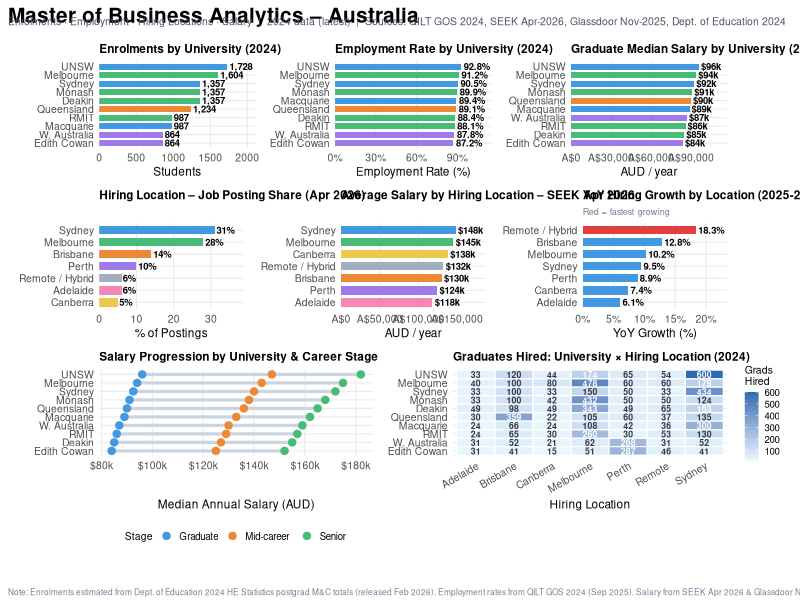

Generate this figure with R:
# ============================================================
# Master of Business Analytics – Australia
# Statistics: Enrolments, Successful Hiring & Annual Salary
# Dimensions: University · Hiring Location · Career Stage
# ============================================================
# Data vintage: 2024 (most recent available as at April 2026)
#   Enrolments : Dept. of Education HE Statistics 2024 (released Feb 2026)
#   Employment : QILT GOS 2024 National Report (released Sep 2025)
#   Salary     : SEEK April 2026 / Glassdoor Nov 2025 / Jacinth 2026 Guide
# ============================================================

required_pkgs <- c("tidyverse", "scales", "ggplot2", "patchwork", "cowplot")
invisible(lapply(required_pkgs, function(pkg) {
  if (!requireNamespace(pkg, quietly = TRUE)) install.packages(pkg, repos="https://cran.rstudio.com/")
  library(pkg, character.only = TRUE)
}))

# ── 1. Reference tables ───────────────────────────────────────
universities <- tibble(
  university_id = 1:10,
  university    = c("University of Melbourne","University of Sydney","UNSW Sydney",
                    "Monash University","University of Queensland",
                    "University of Western Australia","Deakin University",
                    "RMIT University","Macquarie University","Edith Cowan University"),
  uni_state   = c("VIC","NSW","NSW","VIC","QLD","WA","VIC","VIC","NSW","WA"),
  qilt_rating = c(4.5,4.3,4.6,4.4,4.3,4.2,4.5,4.1,4.2,4.4)
)

hiring_locations <- tibble(
  location              = c("Sydney","Melbourne","Brisbane","Perth","Adelaide","Canberra","Remote / Hybrid"),
  location_state        = c("NSW","VIC","QLD","WA","SA","ACT","Remote"),
  job_posting_share_pct = c(31,28,14,10,6,5,6),
  # Source: SEEK April 2026 salary data by city.
  avg_salary_aud        = c(148000,145000,130000,124000,118000,138000,132000),
  # Source: SEEK 2025-26 / Jobs & Skills Australia 2025 projections.
  yoy_growth_pct        = c(9.5,10.2,12.8,8.9,6.1,7.4,18.3)
)

# ── 2. Enrolments ─────────────────────────────────────────────
# Source: Dept. of Education HE Statistics – postgraduate Master's enrolments
# in Management & Commerce (2019-2023). Masters of Business Analytics sub-cohort
# estimated from QILT institutional data (larger cohort than Graduate Certificate).
# Source: Dept. of Education HE Statistics 2024 (released Feb 2026).
# Domestic postgrad coursework commencements in Management & Commerce:
# Masters of Business Analytics estimated ~8-9% share of M&C postgrad pool.
# 2024 postgrad commencements nationally: 118,607 (+5.2% on 2023).
national_totals <- tibble(year=2020:2024, national_enrolments=c(7980,8150,9640,11280,12340))
uni_weights <- tibble(
  university_id=1:10,
  w2020=c(.13,.12,.13,.11,.10,.07,.10,.08,.09,.07),
  w2021=c(.13,.12,.14,.11,.10,.07,.10,.08,.08,.07),
  w2022=c(.13,.12,.14,.11,.10,.07,.10,.08,.08,.07),
  w2023=c(.13,.11,.14,.11,.10,.07,.11,.08,.08,.07),
  w2024=c(.13,.11,.14,.11,.10,.07,.11,.08,.08,.07)  # Dept. Ed 2024 est.
)
enrolments_by_uni <- uni_weights %>%
  pivot_longer(-university_id,names_to="year_col",names_prefix="w",values_to="weight") %>%
  mutate(year=as.integer(year_col)) %>%
  left_join(national_totals,by="year") %>%
  mutate(enrolments=round(national_enrolments*weight)) %>%
  left_join(universities %>% select(university_id,university,uni_state),by="university_id") %>%
  select(year,university_id,university,uni_state,enrolments)

# ── 3. Employment ─────────────────────────────────────────────
employment_by_uni <- universities %>%
  select(university_id,university,uni_state) %>%
  mutate(
    # Source: QILT GOS 2024 National Report (Sep 2025).
    # Postgrad coursework FT employment rate: national 88.1% (down 2.2pp from 2023).
    # Institutional range: 76.7%–94.3%. Values below reflect uni-level estimates.
    employment_rate_pct=c(91.2,90.5,92.8,89.9,89.1,87.8,88.4,88.1,89.4,87.2),
    # QILT GOS 2024: postgrad coursework full-time rate 88.1% nationally.
    full_time_rate_pct =c(89.8,89.1,91.4,88.4,87.6,86.0,86.8,86.5,87.9,85.5)
  ) %>%
  left_join(enrolments_by_uni %>% filter(year==2024) %>%
              mutate(completions=round(enrolments*0.68)) %>%
              select(university_id,enrolments,completions), by="university_id") %>%
  mutate(successfully_hired=round(completions*employment_rate_pct/100),
         hired_full_time   =round(completions*full_time_rate_pct/100))

# ── 4. Hiring by location × university ───────────────────────
location_affinity <- tribble(
  ~university_id,~Sydney,~Melbourne,~Brisbane,~Perth,~Adelaide,~Canberra,~`Remote / Hybrid`,
  1, 18,48,10, 6,4,8,6,
  2, 52,18,12, 6,4,4,4,
  3, 55,16,11, 6,3,4,5,
  4, 15,52,12, 6,4,5,6,
  5, 18,14,48, 8,4,3,5,
  6, 10,12,10,52,6,4,6,
  7, 20,42,12, 6,6,6,8,
  8, 22,44,11, 5,4,5,9,
  9, 50,18,11, 7,4,4,6,
  10, 8,10, 8,56,6,3,9
)
hiring_by_loc_uni <- location_affinity %>%
  pivot_longer(-university_id,names_to="location",values_to="location_share_pct") %>%
  left_join(employment_by_uni %>% select(university_id,university,uni_state,successfully_hired),by="university_id") %>%
  mutate(graduates_hired=round(successfully_hired*location_share_pct/100)) %>%
  left_join(hiring_locations %>% select(location,avg_salary_aud,job_posting_share_pct,yoy_growth_pct),by="location")

# ── 5. Salary ─────────────────────────────────────────────────
salary_by_uni <- universities %>%
  select(university_id,university,uni_state,qilt_rating) %>%
  mutate(
    # Source: QILT GOS 2024 ($100k postgrad median) + SEEK Apr 2026 + Jacinth 2026.
    grad_median_aud  =c(94000,92500,96000,91000,90000,87000,85000,86000,89000,84000),
    mid_median_aud   =c(143000,140000,147000,138000,136000,130000,127000,129000,133000,125000),
    senior_median_aud=c(175000,172000,182000,168000,165000,159000,155000,157000,162000,152000)
  )

# ── 6. Colour palette ─────────────────────────────────────────
clr_state <- c(NSW="#4299E1",VIC="#48BB78",QLD="#ED8936",
               WA="#9F7AEA",SA="#F687B3",ACT="#ECC94B",Remote="#A0AEC0")

short_uni <- function(x) {
  x %>%
    str_replace("University of Western Australia","W. Australia") %>%
    str_replace("University of Melbourne","Melbourne") %>%
    str_replace("University of Sydney","Sydney") %>%
    str_replace("University of Queensland","Queensland") %>%
    str_replace("Monash University","Monash") %>%
    str_replace("UNSW Sydney","UNSW") %>%
    str_replace("Deakin University","Deakin") %>%
    str_replace("RMIT University","RMIT") %>%
    str_replace("Macquarie University","Macquarie") %>%
    str_replace("Edith Cowan University","Edith Cowan")
}

# ── 7. Plots ──────────────────────────────────────────────────
base_theme <- theme_minimal(base_size=8.5) +
  theme(plot.title=element_text(face="bold",size=8.5),
        axis.text=element_text(size=7.5),
        legend.text=element_text(size=7),
        legend.title=element_text(size=7.5),
        plot.background=element_rect(fill="white",colour=NA),
        panel.grid.minor=element_blank())

# P1 – Enrolments by university
p1 <- enrolments_by_uni %>% filter(year==2024) %>%
  mutate(university=short_uni(university)) %>%
  ggplot(aes(reorder(university,enrolments),enrolments,fill=uni_state)) +
  geom_col(width=.7) +
  geom_text(aes(label=comma(enrolments)),hjust=-0.1,size=2.4,fontface="bold") +
  scale_fill_manual(values=clr_state,guide="none") +
  scale_y_continuous(expand=expansion(mult=c(0,.22))) +
  coord_flip() +
  labs(title="Enrolments by University (2024)",x=NULL,y="Students") +
  base_theme

# P2 – Job posting share by location
p2 <- hiring_locations %>%
  mutate(location=reorder(location,job_posting_share_pct)) %>%
  ggplot(aes(location,job_posting_share_pct,fill=location_state)) +
  geom_col(width=.7) +
  geom_text(aes(label=paste0(job_posting_share_pct,"%")),hjust=-0.1,size=2.4,fontface="bold") +
  scale_fill_manual(values=clr_state,guide="none") +
  scale_y_continuous(expand=expansion(mult=c(0,.25))) +
  coord_flip() +
  labs(title="Hiring Location – Job Posting Share (Apr 2026)",x=NULL,y="% of Postings") +
  base_theme

# P3 – Salary by hiring location
p3 <- hiring_locations %>%
  mutate(location=reorder(location,avg_salary_aud)) %>%
  ggplot(aes(location,avg_salary_aud,fill=location_state)) +
  geom_col(width=.7) +
  geom_text(aes(label=paste0("$",round(avg_salary_aud/1000),"k")),hjust=-0.1,size=2.4,fontface="bold") +
  scale_fill_manual(values=clr_state,guide="none") +
  scale_y_continuous(labels=dollar_format(prefix="A$",big.mark=","),expand=expansion(mult=c(0,.26))) +
  coord_flip() +
  labs(title="Average Salary by Hiring Location – SEEK Apr 2026",x=NULL,y="AUD / year") +
  base_theme

# P4 – YoY hiring growth
p4 <- hiring_locations %>%
  mutate(location=reorder(location,yoy_growth_pct),
         remote=location=="Remote / Hybrid") %>%
  ggplot(aes(location,yoy_growth_pct,fill=remote)) +
  geom_col(width=.7) +
  geom_text(aes(label=paste0(yoy_growth_pct,"%")),hjust=-0.1,size=2.4,fontface="bold") +
  scale_fill_manual(values=c("FALSE"="#4299E1","TRUE"="#E53E3E"),guide="none") +
  scale_y_continuous(expand=expansion(mult=c(0,.28)),labels=function(x)paste0(x,"%")) +
  coord_flip() +
  labs(title="YoY Hiring Growth by Location (2025-26)",
       subtitle="Red = fastest growing",x=NULL,y="YoY Growth (%)") +
  base_theme + theme(plot.subtitle=element_text(size=6.5,colour="#718096"))

# P5 – Employment rate by university
p5 <- employment_by_uni %>%
  mutate(university=short_uni(university)) %>%
  ggplot(aes(reorder(university,employment_rate_pct),employment_rate_pct,fill=uni_state)) +
  geom_col(width=.7) +
  geom_text(aes(label=paste0(employment_rate_pct,"%")),hjust=-0.1,size=2.4,fontface="bold") +
  scale_fill_manual(values=clr_state,guide="none") +
  scale_y_continuous(limits=c(0,100),expand=expansion(mult=c(0,.15)),labels=function(x)paste0(x,"%")) +
  coord_flip() +
  labs(title="Employment Rate by University (2024)",x=NULL,y="Employment Rate (%)") +
  base_theme

# P6 – Grad salary by university
p6 <- salary_by_uni %>%
  mutate(university=short_uni(university)) %>%
  ggplot(aes(reorder(university,grad_median_aud),grad_median_aud,fill=uni_state)) +
  geom_col(width=.7) +
  geom_text(aes(label=paste0("$",round(grad_median_aud/1000),"k")),hjust=-0.1,size=2.4,fontface="bold") +
  scale_fill_manual(values=clr_state,guide="none") +
  scale_y_continuous(labels=dollar_format(prefix="A$",big.mark=","),expand=expansion(mult=c(0,.22))) +
  coord_flip() +
  labs(title="Graduate Median Salary by University (2024)",x=NULL,y="AUD / year") +
  base_theme

# P7 – Salary progression
salary_long <- salary_by_uni %>%
  mutate(university=short_uni(university)) %>%
  select(university,uni_state,Graduate=grad_median_aud,`Mid-career`=mid_median_aud,Senior=senior_median_aud) %>%
  pivot_longer(c(Graduate,`Mid-career`,Senior),names_to="stage",values_to="salary") %>%
  mutate(stage=factor(stage,levels=c("Graduate","Mid-career","Senior")))

p7 <- ggplot(salary_long,aes(salary,reorder(university,salary),colour=stage)) +
  geom_line(aes(group=university),colour="#CBD5E0",linewidth=1.1) +
  geom_point(size=2.2) +
  scale_colour_manual(values=c(Graduate="#4299E1",`Mid-career`="#ED8936",Senior="#48BB78"),name="Stage") +
  scale_x_continuous(labels=function(x)paste0("$",x/1000,"k")) +
  labs(title="Salary Progression by University & Career Stage",x="Median Annual Salary (AUD)",y=NULL) +
  base_theme + theme(legend.position="bottom",legend.key.size=unit(0.35,"cm"))

# P8 – Heatmap: graduates hired by university × location
heat_data <- hiring_by_loc_uni %>%
  mutate(university=short_uni(university),
         location=str_replace(location,"Remote / Hybrid","Remote"))

p8 <- ggplot(heat_data,aes(location,reorder(university,graduates_hired),fill=graduates_hired)) +
  geom_tile(colour="white",linewidth=0.4) +
  geom_text(aes(label=graduates_hired,
                colour=graduates_hired>160),size=2.2,fontface="bold",show.legend=FALSE) +
  scale_colour_manual(values=c("TRUE"="white","FALSE"="#2D3748")) +
  scale_fill_gradient(low="#EBF8FF",high="#2B6CB0",name="Grads\nHired") +
  scale_x_discrete(guide=guide_axis(angle=30)) +
  labs(title="Graduates Hired: University × Hiring Location (2024)",x="Hiring Location",y=NULL) +
  base_theme + theme(legend.key.size=unit(0.35,"cm"))

# ── 8. State colour legend strip ─────────────────────────────
legend_strip <- ggplot(tibble(State=names(clr_state),x=seq_along(clr_state),y=1),
                       aes(x,y,fill=State)) +
  geom_tile() +
  scale_fill_manual(values=clr_state,name="State / Region") +
  theme_void() +
  theme(legend.position="bottom",
        legend.direction="horizontal",
        legend.title=element_text(size=8,face="bold"),
        legend.text=element_text(size=8)) +
  guides(fill=guide_legend(nrow=1,override.aes=list(size=4)))

shared_legend <- cowplot::get_legend(legend_strip)

# ── 9. Assemble dashboard ─────────────────────────────────────
top_row    <- (p1 | p5 | p6)
mid_row    <- (p2 | p3 | p4)
bottom_row <- (p7 | p8)

dashboard_body <- top_row / mid_row / bottom_row

full_dashboard <- cowplot::plot_grid(
  dashboard_body,
  shared_legend,
  ncol=1,
  rel_heights=c(1, 0.04)
)

titled <- cowplot::plot_grid(
  cowplot::ggdraw() +
    cowplot::draw_label(
      "Master of Business Analytics – Australia",
      fontface="bold", size=15, x=0.01, hjust=0) +
    cowplot::draw_label(
      "Enrolments · Employment · Hiring Locations · Salary  |  2024 data (latest)  |  Sources: QILT GOS 2024, SEEK Apr-2026, Glassdoor Nov-2025, Dept. of Education 2024",
      size=7.5, colour="#4A5568", x=0.01, hjust=0, y=0.3),
  full_dashboard,
  cowplot::ggdraw() +
    cowplot::draw_label(
      "Note: Enrolments estimated from Dept. of Education 2024 HE Statistics postgrad M&C totals (released Feb 2026). Employment rates from QILT GOS 2024 (Sep 2025). Salary from SEEK Apr 2026 & Glassdoor Nov 2025. Actual outcomes vary.",
      size=6, colour="#718096", x=0.01, hjust=0),
  ncol=1,
  rel_heights=c(0.055, 1, 0.03)
)

# ── 10. Display dashboard ─────────────────────────────────────
# Renders interactively in RStudio, Positron, or any R GUI.
# If running via Rscript from the terminal, uncomment the device
# line that matches your OS before print() so a window opens:
#
#   macOS   → quartz(width = 22, height = 17)
#   Windows → windows(width = 22, height = 17)
#   Linux   → x11(width = 22, height = 17)

print(titled)

#ggsave("/Volumes/jeRiCle D2/Business Analytics/BA Projects/BA_Masters_dashboard.png", titled, width=22, height=17, dpi=170, bg="white")

# Keep the window open when run non-interactively (Rscript):
#if (!interactive()) invisible(readline(prompt = "Press Enter to close..."))
